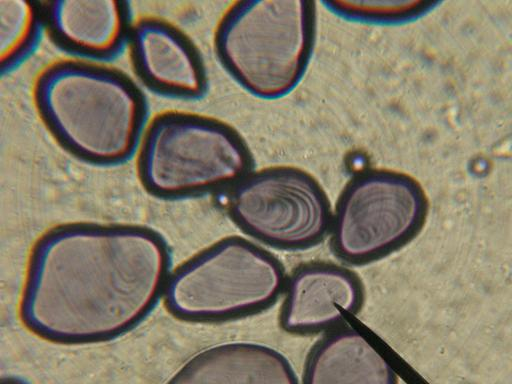
#> input picture Slic/carb.jpg, 512 x 384 px
$ python slic.py
#> lines starting #> are read from the running program, lines starting #| are printed output that depends on the picture
# -*- coding: utf-8 -*-
"""
Created on Mon Oct 19 16:37:45 2020

Primeiro exemplo de SLIC

@author: Mayara
"""

from skimage.segmentation import slic
from skimage.segmentation import mark_boundaries
import numpy as np
import matplotlib.pyplot as plt
import cv2

image = cv2.imread("carb.jpg") #lendo a imagem
#> image is the input picture: shape (384, 512, 3); mean B, G, R 104.7, 123.6, 131.3
image = cv2.cvtColor(image, cv2.COLOR_BGR2RGB) #convertendo para RGB
pixel_values = image.reshape((-1, 3)) #imagempara 2D e 3 cores
pixel_values = np.float32(pixel_values) #converter para float
print(pixel_values.shape)
#| (196608, 3)

fig = plt.figure()

segments = slic(image, 20, sigma = 2)
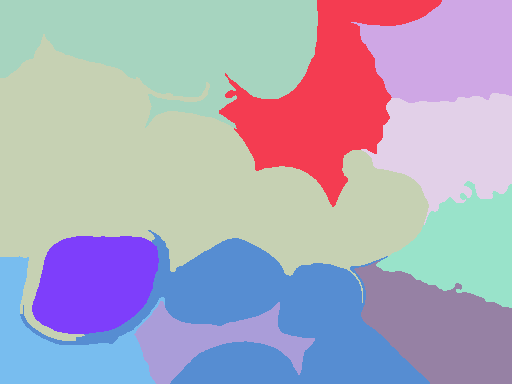
#> segments: shape (384, 512) int64; 11 distinct labels, from 1 to 11; one colour per label, 0 black

ax = fig.add_subplot(1, 1, 1)
ax.imshow(mark_boundaries(image,segments))
segmented_image = mark_boundaries(image,segments)
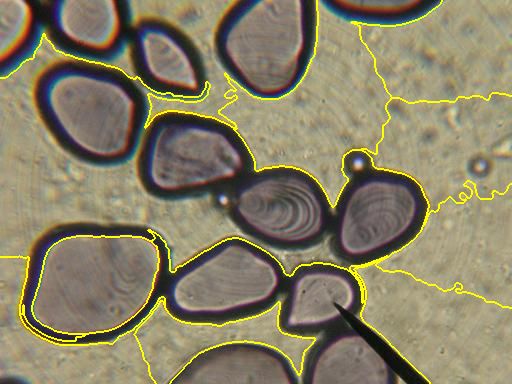
#> segmented_image: shape (384, 512, 3) float64; mean R, G, B 0.532, 0.502, 0.397

plt.show(ax)

$ run again, with Slic/bicolorfish.jpg copied over Slic/carb.jpg
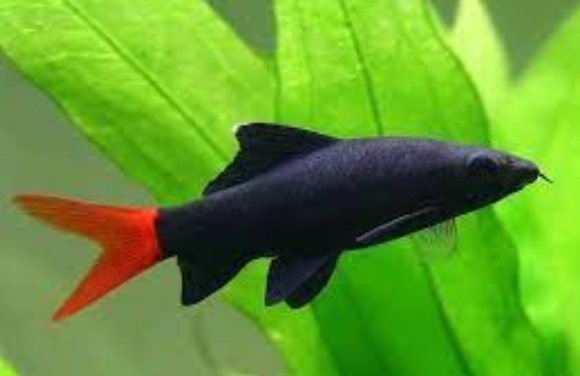
#> input picture Slic/bicolorfish.jpg, 580 x 376 px
#> image is the input picture: shape (376, 580, 3); mean B, G, R 44.4, 153.5, 99.2
#| (218080, 3)
#> `segments = slic(image, 20, sigma = 2)`:
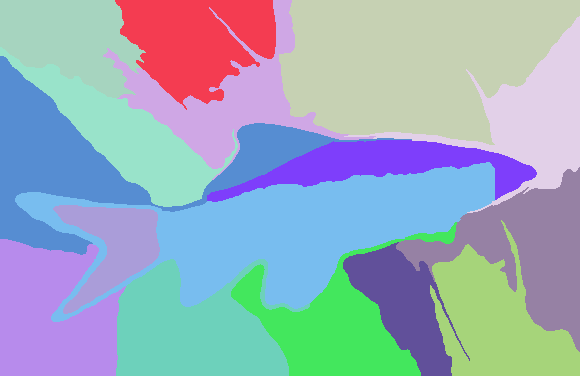
#> segments: shape (376, 580) int64; 16 distinct labels, from 1 to 16; one colour per label, 0 black
#> `segmented_image = mark_boundaries(image,segments)`:
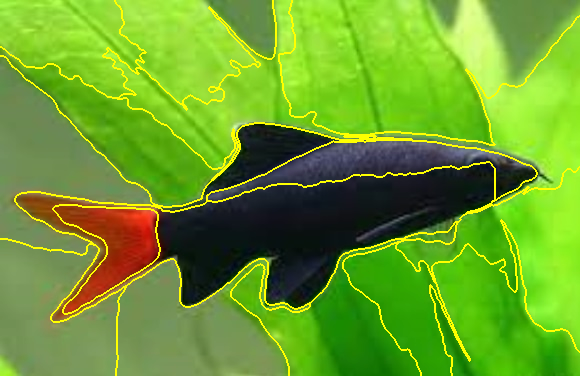
#> segmented_image: shape (376, 580, 3) float64; mean R, G, B 0.42, 0.623, 0.165
